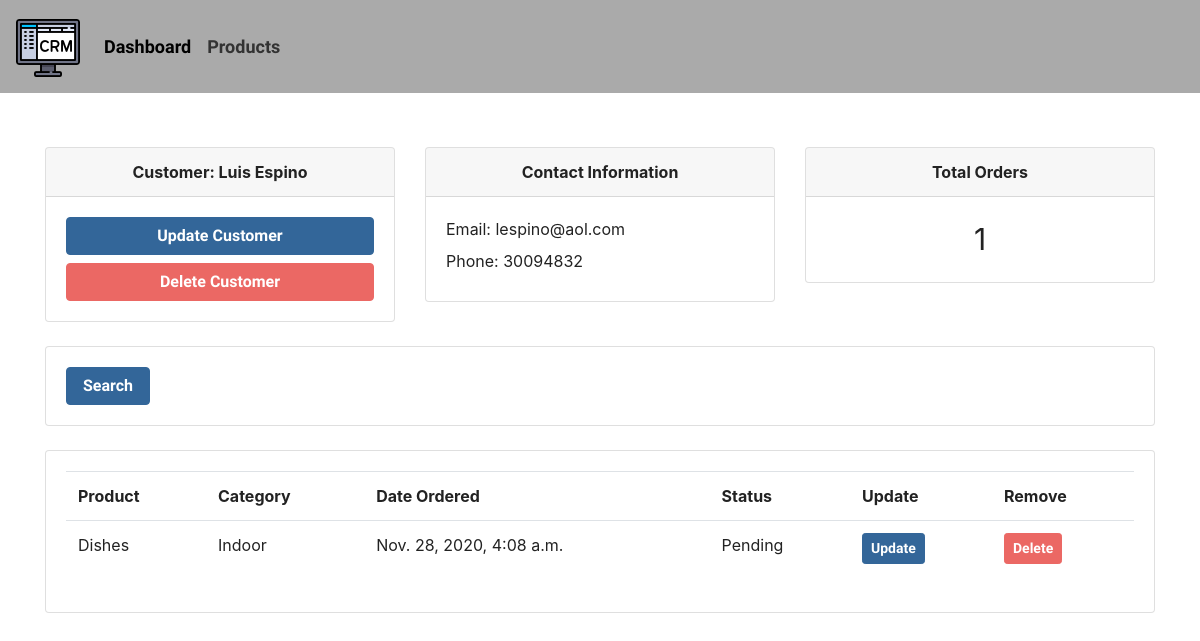
Screenshot of /customer/1 with the database file from the repository.
### accounts/models.py (models this page shows, shortened)
class Customer(models.Model):
    name = models.CharField(max_length=100, null=True)
    phone = models.CharField(max_length=100, null=True)
    email = models.CharField(max_length=200, null=True)
    date_created = models.DateTimeField(auto_now_add=True, null=True)

class Order(models.Model):
    STATUS = (
        ('Pending', 'Pending'),
        ('Out for delivery', 'Out for delivery'),
        ('Delivered', 'Delivered')
    )
    customer = models.ForeignKey(Customer, null=True, on_delete=models.SET_NULL)
    product = models.ForeignKey(Product, null=True, on_delete=models.SET_NULL)
    status = models.CharField(max_length=100, choices=STATUS)
    date_created = models.DateTimeField(auto_now_add=True, null=True)

class Product(models.Model):
    CATEGORY = (
        ('Indoor', 'Indoor'),
        ('Out door', 'Out door')
    )
    name = models.CharField(max_length=100, null=True)
    price = models.FloatField(null=True, default= 0.0)
    category = models.CharField(max_length=200, null=True, choices=CATEGORY)
    description = models.CharField(max_length=255, null=True, blank=True)
    date_created = models.DateTimeField(auto_now_add=True, null=True)
    tags = models.ManyToManyField(Tag)
    def __str__(self):
        return self.name

### accounts/views.py (the view)
# urls.py: path('customer/<str:pk>', customer, name="customer"),
def customer(request, pk):
    customer = Customer.objects.get(id=pk)
    orders = customer.order_set.all()
    customer_orders = orders.count()
    context = {
        'customer': customer,
        'customer_orders': customer_orders,
        'orders': orders
    }
    return render(request, 'accounts/customer.html', context)

### accounts/templates/accounts/customer.html
{% extends 'accounts/main.html' %}
{% block content %}
<br>
<div class="container">
    <div class="row">
        <div class="col">
            <div class="card">
                <div class="card-header text-center"><strong>Customer: {{customer.name}}</strong></div>
                <div class="card-body">
                    <button class="btn btn-block btn-info">Update Customer</button>
                    <button class="btn btn-block btn-primary">Delete Customer</button>
                </div>
            </div>
        </div>
        <div class="col">
            <div class="card">
                <div class="card-header text-center"><strong>Contact Information</strong></div>
                <div class="card-body">
                    <label>Email: {{customer.email}}</label>
                    <br>
                    <label>Phone: {{customer.phone}}</label>
                </div>
            </div>
        </div>
        <div class="col">
            <div class="card">
                <div class="card-header text-center"><strong>Total Orders</strong></div>
                <div class="card-body" id="customer-total-orders">
                    {{customer_orders}}
                </div>
            </div>
        </div>
    </div>
    <br>
    <div class="row">
        <div class="col">
            <div class="card card-body">
                <form method="get">
                    <button class="btn btn-info">Search</button>
                </form>
            </div>
        </div>
    </div>
    <br>
    <div class="row">
        <div class="col">
            <div class="card card-body">
                <table class="table">
                    <tr>
                        <th>Product</th>
                        <th>Category</th>
                        <th>Date Ordered</th>
                        <th>Status</th>
                        <th>Update</th>
                        <th>Remove</th>
                    </tr>
                    {% for order in orders %}
                    <tr>
                        <td>{{order.product}}</td>
                        <td>{{order.product.category}}</td>
                        <td>{{order.product.date_created}}</td>
                        <td>{{order.status}}</td>
                        <td><a class="btn btn-sm btn-info" href="{% url 'update_order' order.id %}">Update</a></td>
                        <td><a class="btn btn-sm btn-primary" href="{% url 'delete_order' order.id %}">Delete</a></td>
                    </tr>
                    {% endfor %}
                </table>
            </div>
        </div>
    </div>
</div>
{% endblock %}

### static/css/main.css (style rules this page uses)
#customer-total-orders { font-size: 30px; text-align: center; }
.container { margin: 30px auto; }

### rows the page displays
Customer: name "Luis Espino", email "lespino@aol.com", phone "30094832"
Order: product "Dishes", product.category "Indoor", product.date_created "Nov. 28, 2020, 4:08 a.m.", status "Pending"

### other values shown
{{ customer_orders }} "1"
